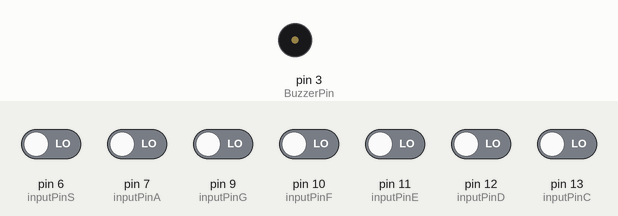
Recording of a sketch running on a simulated Arduino Uno, built with avr-gcc and run on an emulated ATmega328P. Shown: buzzer (waves = sounding). Inputs (shaded band) come from the test bench; at power-on: pin 6 (inputPinS), pin 7 (inputPinA), pin 9 (inputPinG), pin 10 (inputPinF), pin 11 (inputPinE), pin 12 (inputPinD), pin 13 (inputPinC) LOW.

Above: at 1.2 s.
1.3 s: pin 6 (inputPinS) driven HIGH
At 2.7 s:
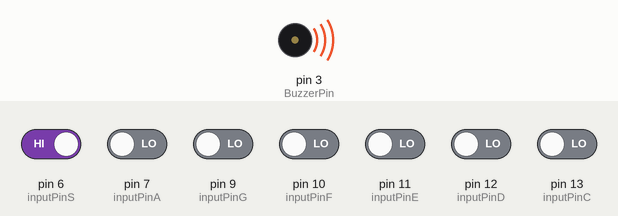
Timing chart, 0 to 4.3 s (numbered marks = the images above; inputs shaded):
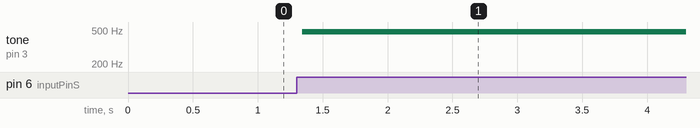

Measured:
- after the input at 1.3 s, tone on pin 3 (BuzzerPin): silent → 477 Hz at once

The sketch:

888.ino
```cpp
/*設置每個按鍵的輸入端口號*/
int inputPinC = 13;
int inputPinD = 12;
int inputPinE = 11;
int inputPinF = 10;
int inputPinG = 9;
int inputPinA = 7;
int inputPinS = 6;
/*只用6了個按鈕,所以只定義了7個inputPin可以添加*/
/*設置蜂鳴器輸出端口號*/
int BuzzerPin = 3;

void setup() {
  // put your setup code here, to run once:
   /*設置輸入輸出*/
  pinMode(inputPinC, INPUT);
  pinMode(inputPinD, INPUT);
  pinMode(inputPinE, INPUT);
  pinMode(inputPinF, INPUT);
  pinMode(inputPinG, INPUT);
  pinMode(inputPinA, INPUT);
  pinMode(inputPinS, INPUT);
  pinMode(BuzzerPin, OUTPUT);
}


void loop() {
  // put your main code here, to run repeatedly:
 /*讀取端口值到val* */
  int valC = digitalRead(inputPinC);
  int valD = digitalRead(inputPinD);
  int valE = digitalRead(inputPinE);
  int valF = digitalRead(inputPinF);
  int valG = digitalRead(inputPinG);
  int valA = digitalRead(inputPinA);
  int valS = digitalRead(inputPinS);
    digitalWrite(BuzzerPin, LOW);
/*按鍵是否按下 val*,若按下發聲*/
      if (valC == HIGH){
/*發出C音*/
        digitalWrite(BuzzerPin, HIGH);
        delayMicroseconds(1915);
        digitalWrite(BuzzerPin, LOW);
        delayMicroseconds(1915);
  }
      else if (valD == HIGH){
/*發出D音*/
        digitalWrite(BuzzerPin, HIGH);
        delayMicroseconds(1700);
        digitalWrite(BuzzerPin, LOW);
        delayMicroseconds(1700);
  }
      else if (valE == HIGH){
/*發出E音*/
        digitalWrite(BuzzerPin, HIGH);
        delayMicroseconds(1519);
        digitalWrite(BuzzerPin, LOW);
        delayMicroseconds(1519);
  }

      else if (valF == HIGH){
/*發出F音*/
        digitalWrite(BuzzerPin, HIGH);
        delayMicroseconds(1432);
        digitalWrite(BuzzerPin, LOW);
        delayMicroseconds(1432);
  }
      else if (valG == HIGH){
/*發出G音*/
        digitalWrite(BuzzerPin, HIGH);
        delayMicroseconds(1275);
        digitalWrite(BuzzerPin, LOW);
        delayMicroseconds(1275);
  }

      else if (valA == HIGH){
/*發出A音*/
        digitalWrite(BuzzerPin, HIGH);
        delayMicroseconds(1136);
        digitalWrite(BuzzerPin, LOW);
        delayMicroseconds(1136);
  }
      else if (valS == HIGH){
/*發出S音*/
        digitalWrite(BuzzerPin, HIGH);
        delayMicroseconds(1025);
        digitalWrite(BuzzerPin, LOW);
        delayMicroseconds(1025);
  }

/*不發音*/
else digitalWrite(BuzzerPin, LOW);
}
```
